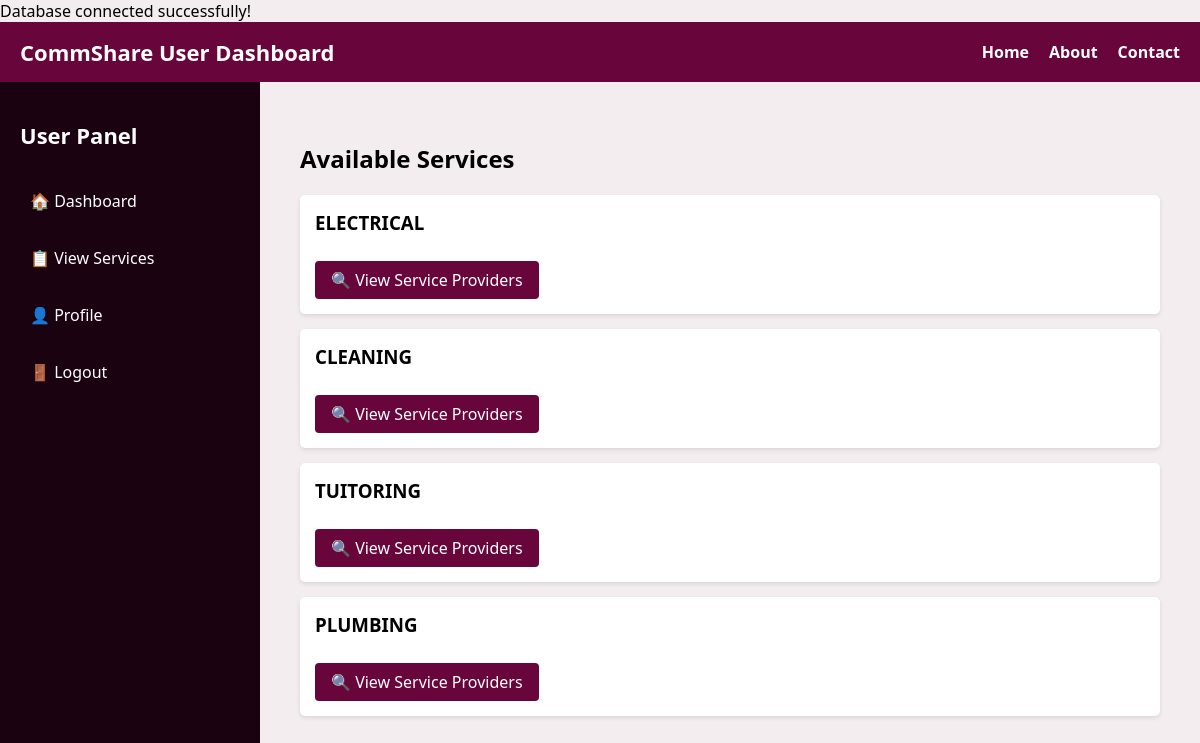
The page /user_view_services.php (signed in) on the database its author committed.
### tables this page shows
CREATE TABLE `services` (
  `id` int NOT NULL,
  `name` varchar(100) NOT NULL,
  `description` text,
  `created_at` timestamp NULL DEFAULT CURRENT_TIMESTAMP
);

### user_view_services.php (the view, shortened to what this page needs)
<?php
require_once "db connection.php";
$stmt = $conn->query("SELECT * FROM services ORDER BY id DESC");
$services = $stmt->fetchAll(PDO::FETCH_ASSOC);
?>
<!DOCTYPE html>
<html lang="en">
<head>
</head>
<body>
    <nav>
        <h1>CommShare User Dashboard</h1>
        <ul class="nav-links">
            <li><a href="index.php">Home</a></li>
            <li><a href="about.php">About</a></li>
            <li><a href="contact.php">Contact</a></li>
        </ul>
    </nav>
    <div class="dashboard-container">
        <div class="sidebar">
            <h2>User Panel</h2>
            <a href="dashboard user.php">🏠 Dashboard</a>
            <a href="user_view_services.php">📋 View Services</a>
            <a href="user_profile.php">👤 Profile</a>
            <div class="logout">
                <a href="../logout.php">🚪 Logout</a>
            </div>
        </div>
        <div class="main-content">
            <h2>Available Services</h2>
            <?php if (empty($services)): ?>
                <p>No services available at the moment.</p>
            <?php else: ?>
                <?php foreach ($services as $service): ?>
                    <div class="service-card">
                        <h3><?php echo htmlspecialchars($service['name']); ?></h3>
                        <a class="button" href="view_providers.php?service_id=<?php echo $service['id']; ?>">
                            🔍 View Service Providers
                        </a>
                    </div>
                <?php endforeach; ?>
            <?php endif; ?>
        </div>
    </div>
</body>
</html>

### user_view_services.php (style rules this page uses)
body { margin: 0; font-family: 'Segoe UI', sans-serif; background-color: #f3edf0ff; }
nav { background-color: #68063cff; padding: 15px 20px; color: white; display: flex; justify-content: space-between; align-items: center; }
nav h1 { margin: 0; font-size: 22px; }
.nav-links { list-style: none; display: flex; gap: 20px; margin: 0; }
.nav-links li a { color: white; text-decoration: none; font-weight: bold; }
.dashboard-container { display: flex; height: calc(100vh - 60px); }
.sidebar { width: 220px; background-color: #1b0210ff; color: white; padding: 20px; }
.sidebar h2 { font-size: 22px; margin-bottom: 30px; }
.sidebar a { display: block; color: white; text-decoration: none; margin-bottom: 15px; padding: 10px; border-radius: 4px; transition: background 0.3s ease; }
.main-content { flex-grow: 1; padding: 40px; overflow-y: auto; }
.service-card { background: white; padding: 15px; margin-bottom: 15px; border-radius: 5px; box-shadow: 0 2px 4px rgba(0,0,0,0.1); }
.service-card h3 { margin: 0 0 10px; }
.service-card a.button { display: inline-block; background-color: #68063cff; color: white; padding: 8px 16px; text-decoration: none; border-radius: 4px; margin-top: 10px; }

### rows shown on the page
services: name "ELECTRICAL"
services: name "CLEANING"
services: name "TUITORING"
services: name "PLUMBING"
